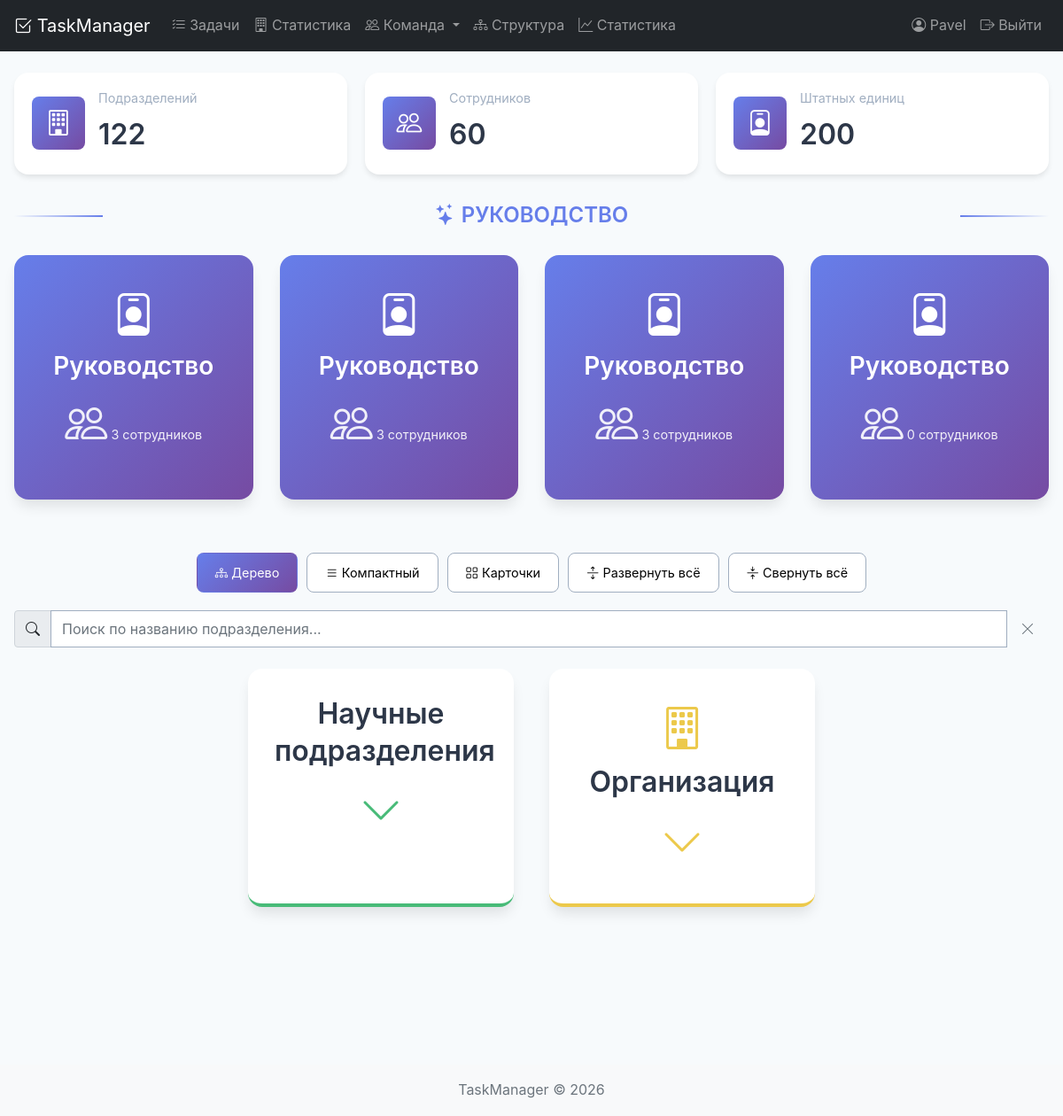
The app's page /org-chart/ (signed in), older data.
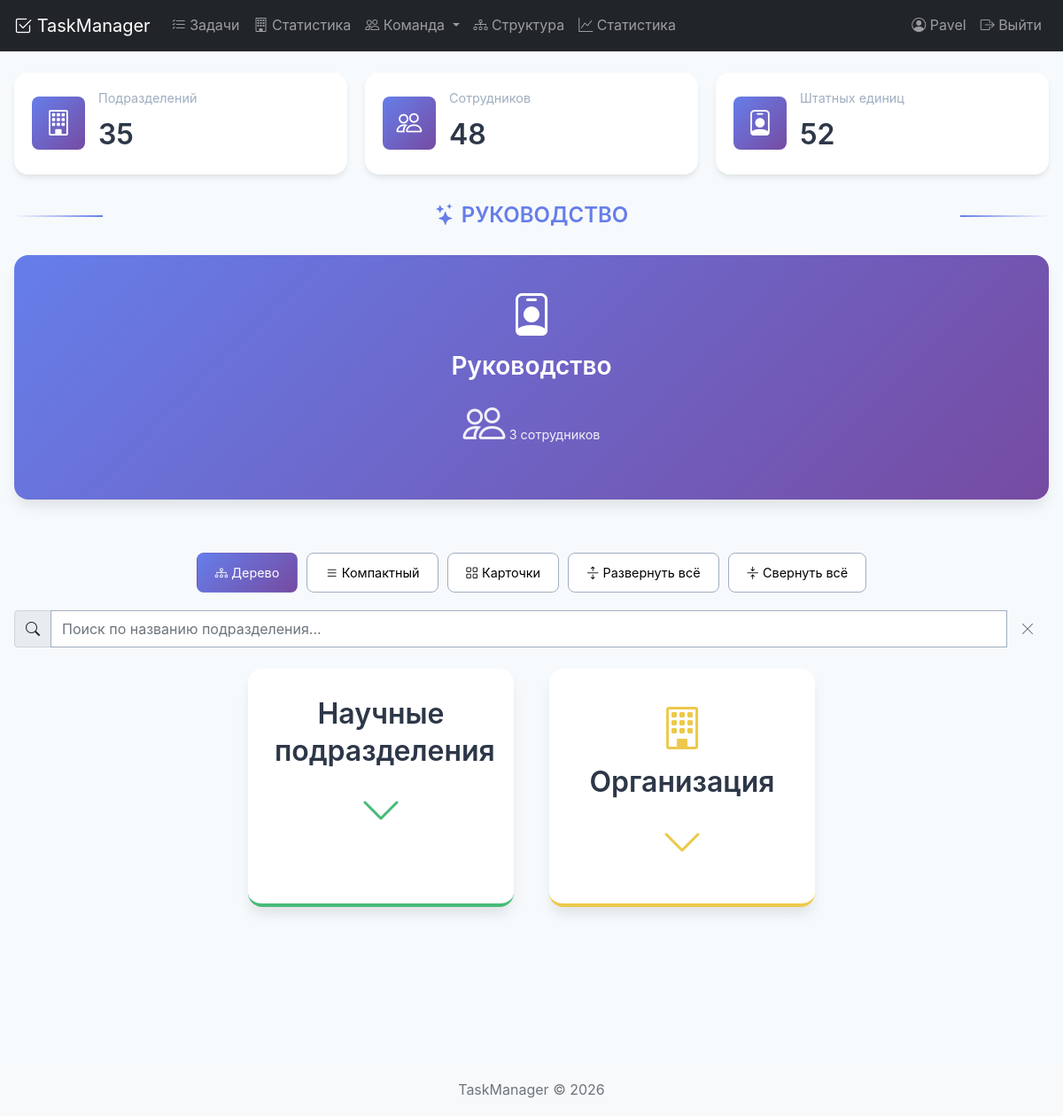
The same page, newer data.
### tasks/models.py (models this page shows, shortened)
class Department(models.Model):
    name = models.CharField('Название', max_length=255)
    code = models.CharField('Код', max_length=50, blank=True, null=True)
    parent = models.ForeignKey(
        'self',
        on_delete=models.CASCADE,
        verbose_name='Вышестоящее подразделение',
        related_name='children',
        null=True,
        blank=True
    )
    level = models.IntegerField('Уровень вложенности', default=0)
    full_path = models.CharField('Полный путь', max_length=500, blank=True)
    TYPE_CHOICES = [
        ('directorate', 'Дирекция'),
        ('department', 'Отдел'),
        ('laboratory', 'Лаборатория'),
        ('group', 'Группа'),
        ('service', 'Служба'),
        ('division', 'Отделение'),
    ]
    type = models.CharField('Тип', max_length=20, choices=TYPE_CHOICES, default='department')
    created_date = models.DateTimeField('Дата создания', auto_now_add=True)
    updated_date = models.DateTimeField('Дата обновления', auto_now=True)
    class Meta:
        verbose_name = 'Подразделение'
        verbose_name_plural = 'Подразделения'
        ordering = ['full_path']
        indexes = [
            models.Index(fields=['parent'], name='dept_parent_idx'),
            models.Index(fields=['type'], name='dept_type_idx'),
            models.Index(fields=['name'], name='dept_name_idx'),
            models.Index(fields=['full_path'], name='dept_full_path_idx'),
            models.Index(fields=['level'], name='dept_level_idx'),
        ]

### tasks/views/dashboard_views.py (the view)
# urls.py: path('org-chart/', organization_chart, name='organization_chart'),
@login_required
def organization_chart(request):
    cache_key = 'org_chart_data_v3'
    cached_data = cache.get(cache_key)
    if cached_data:
        print("📦 Данные загружены из кэша")
        return render(request, 'tasks/organization_chart.html', cached_data)
    print("🔄 Загружаем данные из базы...")
    departments = Department.objects.annotate(
        staff_count=Count('staff_positions', filter=Q(staff_positions__is_active=True))
    ).prefetch_related(
        Prefetch('staff_positions',
                queryset=StaffPosition.objects.filter(is_active=True).select_related('employee', 'position')),
        Prefetch('children',
                queryset=Department.objects.annotate(
                    child_staff_count=Count('staff_positions', filter=Q(staff_positions__is_active=True))
                ).prefetch_related(
                    Prefetch('staff_positions',
                            queryset=StaffPosition.objects.filter(is_active=True).select_related('employee', 'position')),
                    Prefetch('children',
                            queryset=Department.objects.annotate(
                                grandchild_staff_count=Count('staff_positions', filter=Q(staff_positions__is_active=True))
                            ).prefetch_related(
                                Prefetch('staff_positions',
                                        queryset=StaffPosition.objects.filter(is_active=True).select_related('employee', 'position'))
                            ))
                ))
    ).order_by('name')
    dept_list = list(departments)
    dept_dict = {d.id: d for d in dept_list}
    for dept in dept_list:
        dept.children_list = []
    root_departments = []
    for dept in dept_list:
        if dept.parent_id:
            parent = dept_dict.get(dept.parent_id)
            if parent:
                parent.children_list.append(dept)
        else:
            root_departments.append(dept)
    departments_by_type = {
        'institute': [],
        'department': [],
        'laboratory': [],
        'group': [],
        'service': [],
    }
    for dept in dept_list:
        dept_type = dept.type
        if dept_type in ['institute', 'directorate']:
            departments_by_type['institute'].append(dept)
        elif dept_type in departments_by_type:
            departments_by_type[dept_type].append(dept)
    radiobiology_institute = None
    for dept in dept_list:
        if 'радиационной биологии' in dept.name.lower():
            radiobiology_institute = dept
            break
    total_departments = len(dept_list)
    total_staff_positions = StaffPosition.objects.filter(is_active=True).count()
    total_employees = StaffPosition.objects.filter(is_active=True).values('employee').distinct().count()
    context = {
        'root_departments': root_departments,
        'departments_by_type': departments_by_type,
        'radiobiology_institute': radiobiology_institute,
        'total_departments': total_departments,
        'total_employees': total_employees,
        'total_staff_positions': total_staff_positions,
    }
    cache.set(cache_key, context, 60 * 10)
    return render(request, 'tasks/organization_chart.html', context)

### tasks/models.py (called while the page is built)
    @property
    def short_name(self):
        result = self.last_name
        if self.first_name:
            result += f" {self.first_name[0]}."
        if self.patronymic:
            result += f"{self.patronymic[0]}."  # Убираем пробел перед отчеством
        return result

### tasks/templates/tasks/organization_chart.html (shortened to what this page needs)
{% extends 'base.html' %}
{% load static %}
{% block extra_css %}
    <link href="{% static 'css/organization.css' %}" rel="stylesheet">
{% endblock %}
{% block content %}
<div class="org-chart-container">
    <div class="stats-cards">
        <div class="stat-card">
            <div class="stat-icon">
                <i class="bi bi-building"></i>
            </div>
            <div class="stat-info">
                <h3>Подразделений</h3>
                <p>{{ total_departments }}</p>
            </div>
        </div>
        <div class="stat-card">
            <div class="stat-icon">
                <i class="bi bi-people"></i>
            </div>
            <div class="stat-info">
                <h3>Сотрудников</h3>
                <p>{{ total_employees }}</p>
            </div>
        </div>
        <div class="stat-card">
            <div class="stat-icon">
                <i class="bi bi-person-badge"></i>
            </div>
            <div class="stat-info">
                <h3>Штатных единиц</h3>
                <p>{{ total_staff_positions }}</p>
            </div>
        </div>
    </div>
    <div class="leadership-section">
        <h2 class="leadership-title">
            <i class="bi bi-stars"></i> РУКОВОДСТВО
        </h2>
        <div class="leadership-grid">
            {% for dept in root_departments %}
                {% if 'руководств' in dept.name|lower or dept.type == 'directorate' %}
                    <div class="leadership-card">
                        <i class="bi bi-person-badge"></i>
                        <h3>{{ dept.name|truncatechars:40 }}</h3>
                        <p>
                            <i class="bi bi-people"></i>
                            {{ dept.staff_positions.count }} сотрудников
                        </p>
                    </div>
                {% endif %}
            {% endfor %}
        </div>
    </div>
    <div class="control-buttons">
        <button class="control-btn active" onclick="setView('tree')">
            <i class="bi bi-diagram-3"></i> Дерево
        </button>
        <button class="control-btn" onclick="setView('compact')">
            <i class="bi bi-list"></i> Компактный
        </button>
        <button class="control-btn" onclick="setView('cards')">
            <i class="bi bi-grid"></i> Карточки
        </button>
        <button class="control-btn" onclick="OrgTree.expandAll()">
            <i class="bi bi-arrows-expand"></i> Развернуть всё
        </button>
        <button class="control-btn" onclick="OrgTree.collapseAll()">
            <i class="bi bi-arrows-collapse"></i> Свернуть всё
        </button>
    </div>
    <div class="search-box mb-4">
        <div class="input-group">
            <span class="input-group-text"><i class="bi bi-search"></i></span>
            <input type="text" class="form-control" id="search-input"
                   placeholder="Поиск по названию подразделения...">
            <button class="btn btn-outline-secondary" onclick="Search.clear()">
                <i class="bi bi-x-lg"></i>
            </button>
        </div>
    </div>
    <div class="main-blocks">
        <div class="main-block science" onclick="MainBlocks.toggleScience()">
            <h2>Научные подразделения</h2>
            <div class="toggle-icon" id="science-icon">
                <i class="bi bi-chevron-down"></i>
            </div>
        </div>
        <div class="main-block organization" onclick="MainBlocks.toggleOrganization()">
            <i class="bi bi-building"></i>
            <h2>Организация</h2>
            <div class="toggle-icon" id="organization-icon">
                <i class="bi bi-chevron-down"></i>
            </div>
        </div>
    </div>
    <div class="org-tree" id="org-tree">
    </div>
</div>
{% endblock %}

Row changes from the older to the newer data that the page shows:
removed Department: name "Руководство", staff_positions.count "3"
removed Department: name "Руководство", staff_positions.count "3"
removed Department: name "Руководство", staff_positions.count "0"
Text that changed along with them:
{{ total_departments }}: "122" → "35"
{{ total_employees }}: "60" → "48"
{{ total_staff_positions }}: "200" → "52"
